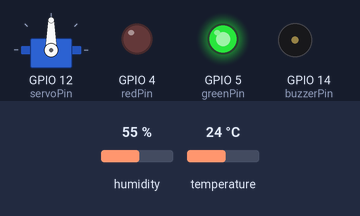
Recording of a program running on a simulated ESP8266 (Wemos D1 mini). Parts: servo, output pins drawn as LEDs (lit = HIGH), buzzer (waves = sounding). The inputs (shaded band) are chosen by the test bench; at power-on: humidity 55 %, temperature 24 °C. WiFi joins after 1.5 s; servers stay silent unless stated; uploads are accepted with an empty reply; what the program prints to the serial monitor is not drawn.

Above: at 2.7 s.
2.8 s: humidity set to 78 %
5.5 s: humidity set to 81 %
At 8.2 s:
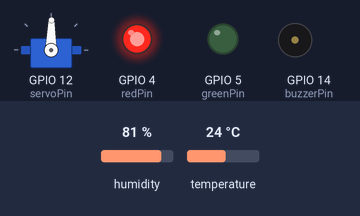
9.0 s: humidity set to 22 %
At 11.0 s:
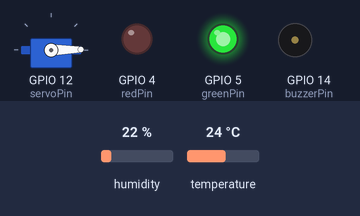
12.5 s: temperature set to 27 °C
At 16.2 s:
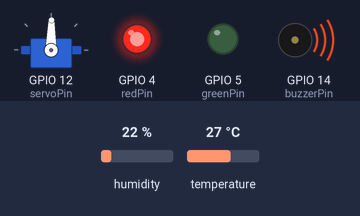
Timing chart, 0 to 19.5 s (numbered marks = the images above; inputs shaded):
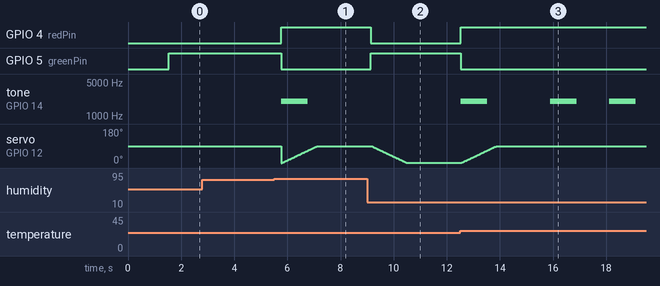

The program:

main.cpp
```cpp
#include <Arduino.h>
#include <dht.h>
#include <Servo.h>
#include <Wire.h>
#include <ESP8266HTTPClient.h>
#include <ESP8266WiFi.h>

float temperature=0;
float humidity=0;
int dhtPin=16;
int greenPin=5;
int redPin=4;
int buzzerPin=14;
int servoPin=12;
int pos=0;
Servo servo;
int k=0;
int j=5;
String data;
int buzz=0;
int led=0;
int door=0;

dht DHT;
void setup(){
  pinMode(redPin, OUTPUT);
  pinMode(greenPin, OUTPUT);
  pinMode(buzzerPin,OUTPUT);
  servo.attach(servoPin);
  Serial.begin(115200);
  WiFi.begin("tatoon", "ciaociao32");   //WiFi connection
  while (WiFi.status() != WL_CONNECTED) {  //Wait for the WiFI connection completion
    delay(500);
    Serial.println("Waiting for connection");
  }
  Serial.begin(9600);
}

void getDhtDta(float& temperature, float& humidity){
  int chk=DHT.read11(dhtPin);
   switch (chk)
  {
    case DHTLIB_OK:
		  Serial.print("OK,\t");
		break;
    case DHTLIB_ERROR_CHECKSUM:
		  Serial.print("Checksum error,\t");
		break;
    case DHTLIB_ERROR_TIMEOUT:
		  Serial.print("Time out error,\t");
		break;
    default:
		  Serial.print("Unknown error,\t");
		break;
  }
  temperature=DHT.temperature;
  humidity=DHT.humidity;
}

void allarm(){
  if(temperature>=26 || humidity >=80)
  {
    digitalWrite(greenPin,LOW);
    digitalWrite(redPin,HIGH);
    tone(buzzerPin,110,1000);
    tone(buzzerPin,2000,1000);
    if(pos!=90){
      for(pos = 0; pos < 90; pos += 1)
      {
        servo.write(pos);
        delay(15);
      }
    }
    led=1;
    buzz=1;
    door=1;
  }
  else
  {
    digitalWrite(greenPin,HIGH);
    digitalWrite(redPin,LOW);
    if(pos!=0){
      for(pos = 90; pos>=1; pos-=1)
      {
        servo.write(pos);
        delay(15);
      }
    }
    led=0;
    buzz=0;
    door=0;
  }
}

void loop(){
  getDhtDta(temperature, humidity);
  allarm();

  Serial.print(humidity, 1);
  Serial.print(",\t");
  Serial.println(temperature, 1);

  if(k<=0)
  {
    k=j;
    //sprintf(temp,"%f F", temperature);
    data=String(temperature)+";"+String(humidity)+";"+buzz+";"+led+";"+door;
    if(WiFi.status()== WL_CONNECTED)
    {   //Check WiFi connection status
      HTTPClient http;    //Declare object of class HTTPClient

      http.begin("http://192.168.43.106/post.php");      //Specify request destination
      http.addHeader("Content-Type", "text/plain");  //Specify content-type header

      int httpCode = http.POST(data);   //Send the request
      String payload = http.getString();                  //Get the response payload

      /*Serial.println(httpCode);   //Print HTTP return code
      Serial.println(payload);    //Print request response payload */

      http.end();  //Close connection
    }
    else
    {
      Serial.println("Error in WiFi connection");
    }
  }
  k--;
  delay(2000);  //Send a request every 30 seconds
}
```

Measured:
- the behaviour switches between 79 and 80 % on humidity (found by bisection; images 0 and 1)
- the behaviour switches between 25 and 26 °C on temperature (found by bisection; images 2 and 3)
- after the input at 2.8 s, every drawn part: stays the same
- after the input at 5.5 s, GPIO 4 (redPin): LOW → HIGH after 0.27 s; GPIO 5 (greenPin): HIGH → LOW after 0.27 s; tone on GPIO 14 (buzzerPin): silent → 2000 Hz after 0.27 s, → silent 1.0 s later
- after the input at 9.0 s, GPIO 4 (redPin): HIGH → LOW after 0.15 s; GPIO 5 (greenPin): LOW → HIGH after 0.15 s; tone on GPIO 14 (buzzerPin): stops changing and stays silent
- after the input at 12.5 s, GPIO 4 (redPin): LOW → HIGH at once; GPIO 5 (greenPin): HIGH → LOW at once; tone on GPIO 14 (buzzerPin): goes 2000 Hz 1.0 s, silent 2.4 s, 2000 Hz 1.0 s, silent 1.2 s, 2000 Hz 1.0 s, then silent, starting at once
